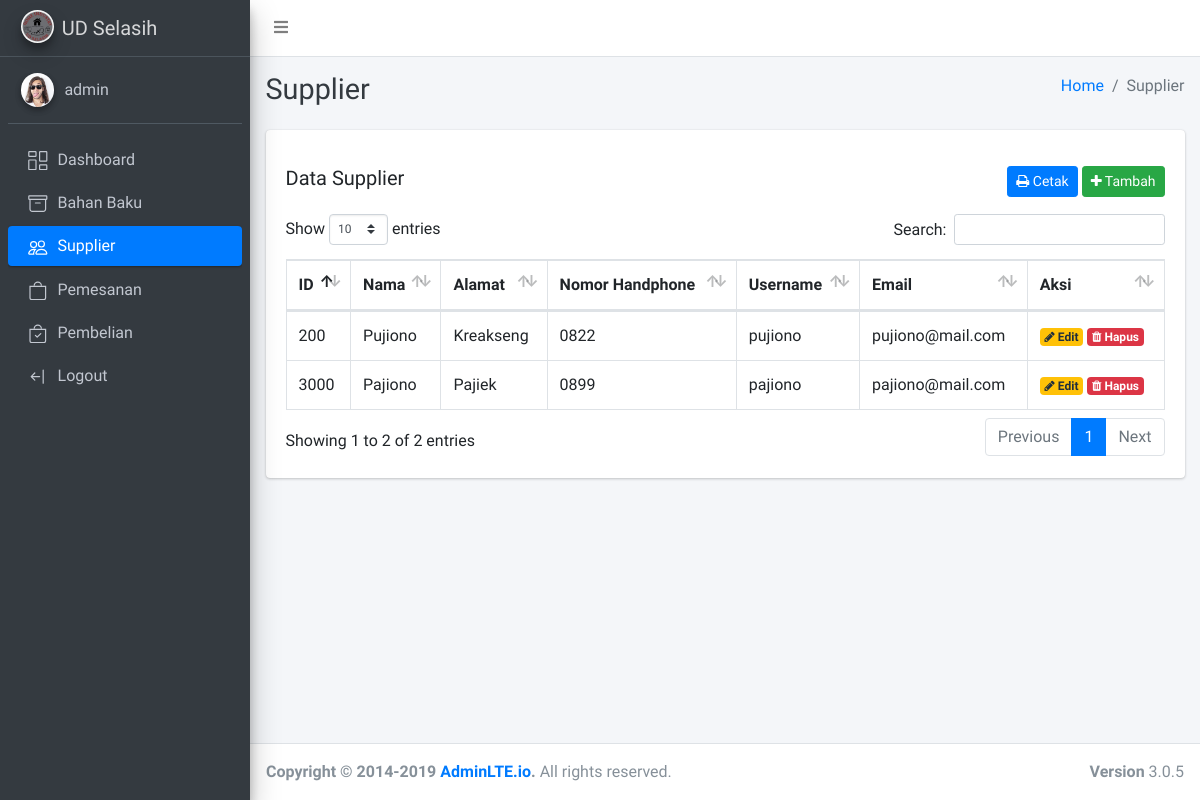
/supplier/index.php (signed in), run on an earlier commit of the app's database.
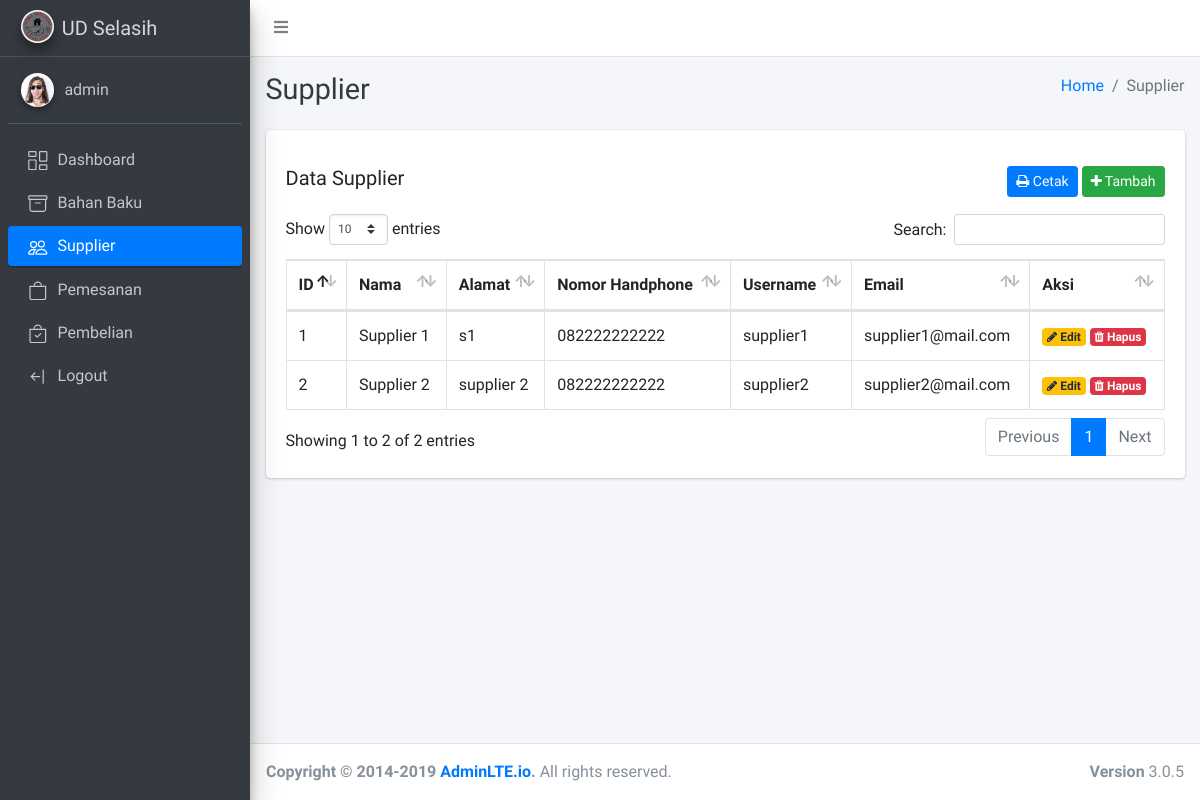
And on a later commit of the database.
### tables this page shows
CREATE TABLE `tb_supplier` (
  `id` int(11) NOT NULL,
  `nama_supplier` varchar(50) NOT NULL,
  `alamat` varchar(255) NOT NULL,
  `no_handphone` varchar(30) NOT NULL,
  `username` varchar(30) NOT NULL,
  `email` varchar(100) NOT NULL,
  `password` varchar(30) NOT NULL
);

### qb.php (called while the page is built, shortened)
<?php
require_once 'db.php';
function get($tbl){
    global $conn;
    $query = "SELECT * FROM $tbl";
    $res = $conn->query($query);
    return $res->fetch_all(MYSQLI_ASSOC);
}

### supplier/index.php (the view, shortened to what this page needs)
<?php
    require_once '../qb.php';
    require_once '../layouts/header.php';
    $supplier = get("tb_supplier");
?>
<div class="content-header">
      <div class="container-fluid">
        <div class="row mb-2">
          <div class="col-sm-6">
            <h1 class="m-0 text-dark">Supplier</h1>
          </div>
          <div class="col-sm-6">
            <ol class="breadcrumb float-sm-right">
              <li class="breadcrumb-item"><a href="/">Home</a></li>
              <li class="breadcrumb-item active">Supplier</li>
            </ol>
          </div>
        </div>
      </div>
    </div>
    <section class="content">
        <div class="container-fluid">
<div class="row">
    <div class="col-12">
        <div class="card">
            <div class="card-body">
                <div class="d-flex justify-content-between py-3">
                    <h5>Data Supplier</h5>
                    <div>
                        <button class="btn btn-primary btn-sm" type="button" onclick="window.print()"><i class="fa fa-print"></i> Cetak</button>
                        <a href="create.php" class="btn btn-success btn-sm"><i class="fa fa-plus"></i> Tambah</a>
                    </div>
                </div>
                <div id="print">
                    <div class="text-center py-3 text-print">
                        <table width="100%">
                        </table>
                    </div>
                    <table class="table table-bordered table-stripped">
                        <thead>
                            <tr>
                                <th>ID</th>
                                <th>Nama</th>
                                <th>Alamat</th>
                                <th>Nomor Handphone</th>
                                <th>Username</th>
                                <th>Email</th>
                                <th class="hide-print">Aksi</th>
                            </tr>
                        </thead>
                        <tbody>
                            <?php if(count($supplier) > 0): ?>
                                <?php foreach($supplier as $supp): ?>
                                <tr>
                                    <td><?= $supp["id"] ?></td>
                                    <td><?= $supp["nama_supplier"] ?></td>
                                    <td><?= $supp["alamat"] ?></td>
                                    <td><?= $supp["no_handphone"] ?></td>
                                    <td><?= $supp["username"] ?></td>
                                    <td><?= $supp["email"] ?></td>
                                    <td class="hide-print">
                                        <a href="edit.php?id=<?=$supp['id']?>" class="badge badge-warning hide-print"><i class="fa fa-pencil"></i> Edit</a>
                                        <a href="index.php?delete=<?=$supp['id']?>" class="badge badge-danger hide-print"><i class="fa fa-trash"></i> Hapus</a>
                                    </td>
                                </tr>
                                <?php endforeach ?>
                            <?php else: ?>
                                <tr class="text-center">
                                    <td colspan="6">Tidak ada Data</td>
                                </tr>
                            <?php endif ?>
                        </tbody>
                    </table>
                </div>
            </div>
        </div>
    </div>
</div>
<?php
    require_once '../layouts/footer.php';
?>

What changed in the data, as far as the page shows it:
removed tb_supplier: id "200", nama_supplier "Pujiono", alamat "Kreakseng", no_handphone "0822", username "pujiono", email "pujiono@mail.com"
removed tb_supplier: id "3000", nama_supplier "Pajiono", alamat "Pajiek", no_handphone "0899", username "pajiono", email "pajiono@mail.com"
added tb_supplier: id "1", nama_supplier "Supplier 1", alamat "s1", no_handphone "082222222222", username "supplier1", email "supplier1@mail.com"
added tb_supplier: id "2", nama_supplier "Supplier 2", alamat "supplier 2", no_handphone "082222222222", username "supplier2", email "supplier2@mail.com"
